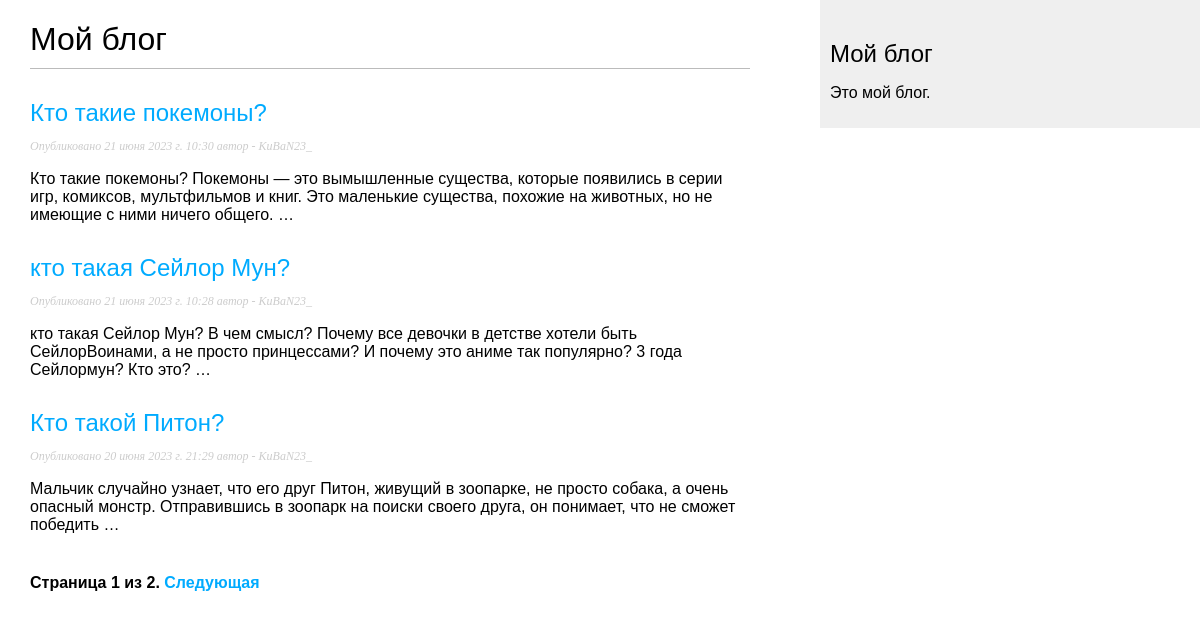
Screenshot of /blog/ with the database file from the repository.
### blog/models.py (models this page shows, shortened)
class Post(models.Model):
    class Status(models.TextChoices):
        DRAFT = 'DF', 'DRAFT'
        PUBLISHED = 'PB', 'PUBLISHED'
    title = models.CharField(max_length=250)
    slug = models.SlugField(max_length=250,
                            unique_for_date='publish')
    author = models.ForeignKey(User,
                               on_delete=models.CASCADE,
                               related_name='blog_posts')
    body = models.TextField()
    publish = models.DateTimeField(default=timezone.now)
    created = models.DateTimeField(auto_now_add=True)
    updated = models.DateTimeField(auto_now=True)
    status = models.CharField(max_length=2,
                              choices=Status.choices,
                              default=Status.DRAFT)
    objects = models.Manager()
    published = PublishedManager()
    class Meta:
        ordering = ['-publish']
        indexes = [  # индексное упорядочивание данных
            models.Index(fields=['-publish']),
        ]
    def get_absolute_url(self):
        return reverse('blog:post_detail',
                       args=[self.publish.year,
                             self.publish.month,
                             self.publish.day,
                             self.slug
                             ])

### blog/views.py (the view)
class PostListView(ListView):
    queryset = Post.published.all()
    context_object_name = 'posts'
    paginate_by = 3
    template_name = 'blog/post/list.html'

### blog/templates/blog/post/list.html (shortened to what this page needs)
{% extends "blog/base.html" %}
{% block content %}
   <h1>Мой блог</h1>
   {% for post in posts %}
       <h2>
            <a href="{{ post.get_absolute_url }}">
                {{ post.title }}
            </a>
       </h2>
       <p class="date">
           Опубликовано {{ post.publish }} автор - {{ post.author }}
       </p>
       {{ post.body|truncatewords:30|linebreaks }}
   {% endfor %}
{% include "pagination.html" with page=page_obj %}
{% endblock %}

### blog/static/css/blog.css (style rules this page uses)
body { margin:0; padding:0; font-family:helvetica, sans-serif; }
a { color:#00abff; text-decoration:none; }
h1 { font-weight:normal; border-bottom:1px solid #bbb; padding:0 0 10px 0; }
h2 { font-weight:normal; margin:30px 0 0; }
p.date { color:#ccc; font-family: georgia, serif; font-size: 12px; font-style: italic; }

### rows the page displays
Post: title "Кто такие покемоны?", publish "21 июня 2023 г. 10:30", author "KuBaN23_", body "Кто такие покемоны? Покемоны — это вымышленные существа, которые появились в серии игр, комиксов, мультфильмов и книг. Это маленькие существа, похожие на животных, но не имеющие с ними ничего общего. …"
Post: title "кто такая Сейлор Мун?", publish "21 июня 2023 г. 10:28", author "KuBaN23_", body "кто такая Сейлор Мун? В чем смысл? Почему все девочки в детстве хотели быть СейлорВоинами, а не просто принцессами? И почему это аниме так популярно? 3 года Сейлормун? Кто это? …"
Post: title "Кто такой Питон?", publish "20 июня 2023 г. 21:29", author "KuBaN23_", body "Мальчик случайно узнает, что его друг Питон, живущий в зоопарке, не просто собака, а очень опасный монстр. Отправившись в зоопарк на поиски своего друга, он понимает, что не сможет победить …"

### other values shown
{{ page.number }} "1"
{{ page.paginator.num_pages }} "2"
